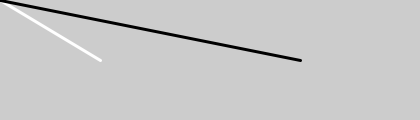
Frame 1 (no input)
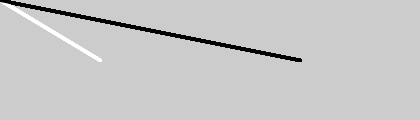
Frame 60 (the mouse pressed at the canvas centre just before this capture)
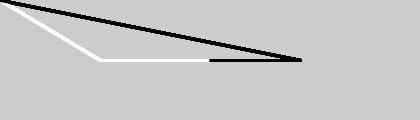
Frame 120 (the mouse held since frame 60 and released just before this capture)

The Processing sketch that drew these frames (run headless with seeded random() and noise(); from frame 60 on, the mouse is pressed at the canvas centre):

// Processing sketch: processing_44666
// ── processing_44666.pde

void setup() {
  size (420,120);
  strokeWeight(3);
  smooth ();
}
void draw () {
stroke (255);
line (100,60,mouseX,mouseY);
stroke (0);
line(300,60,mouseX,mouseY);
}
